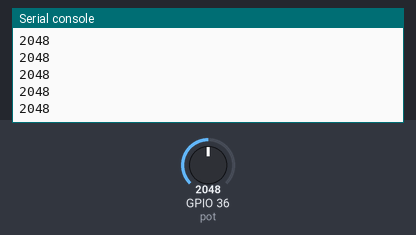
Bench run of a program on a simulated ESP32 board running MicroPython. Parts: the last lines printed to the serial console. Inputs (shaded band) come from the test bench; at power-on: GPIO 36 (pot) = 2048 (analog values on the 0–4095 scale). At 10.0 s the program stops and its outputs stay as they are.

Above: at 1.2 s.
1.3 s: GPIO 36 (pot) set to 2866
At 1.31 s:
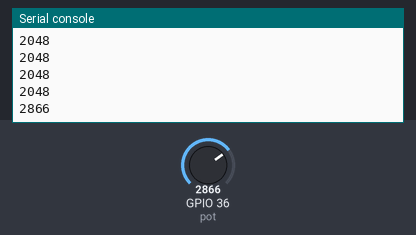
2.8 s: GPIO 36 (pot) set to 3603
At 11.1 s:
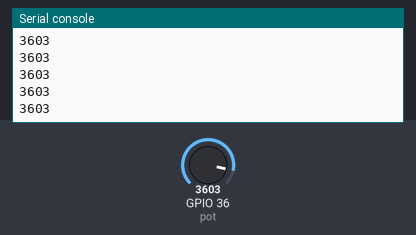
Timing chart, 0 to 11.5 s (numbered marks = the images above; inputs shaded):
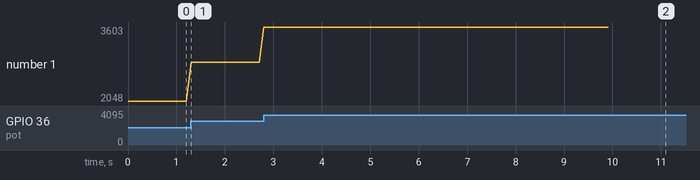

Measured:
- after the input at 1.3 s, the serial console: prints a new line at once (image 1)
- after the input at 2.8 s, the serial console: prints a new line at once (image 2)
- plotted number 1: 2048 → 2866 after the input at 1.3 s, 2866 → 3603 after the input at 2.8 s

The program:

testPulses.py
```python
from machine import Pin, ADC
from time import sleep

pot = ADC(Pin(36))
pot.atten(ADC.ATTN_11DB)       #Full range: 3.3v

cont = 0
while cont < 100:
  pot_value = pot.read()
  print(pot_value)
  sleep(0.1)
  cont=cont+1
```
